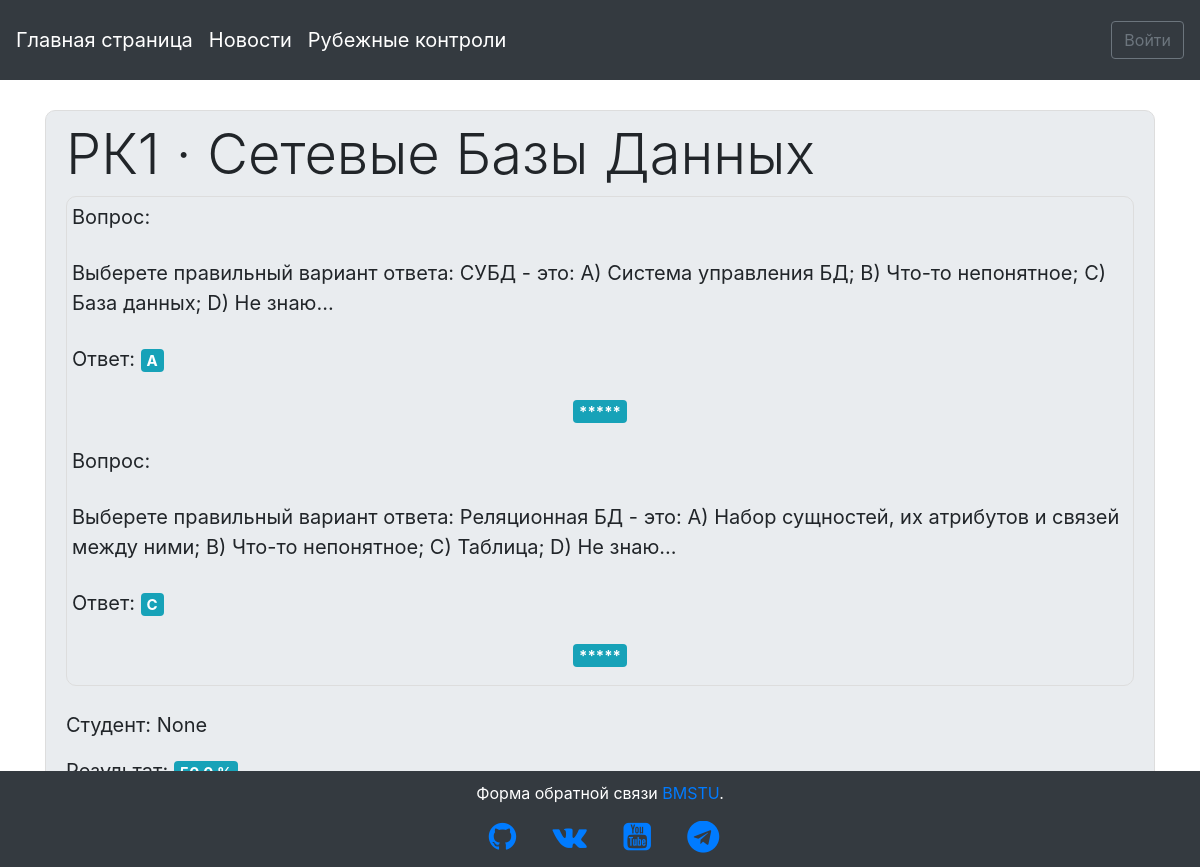
The page /rk/results/18 on the database its author committed.
### questiontest/models.py (models this page shows, shortened)
class RKResult(models.Model):
    student = models.ForeignKey(
            settings.AUTH_USER_MODEL,
            on_delete=models.CASCADE,
            verbose_name = "Студент"
        )
    rk = models.ForeignKey(RK, on_delete=models.CASCADE, verbose_name="РК", null=True)
    result = models.CharField(max_length=5, verbose_name="Результат в '%'", default="100%")
    answers = models.CharField(max_length=255, verbose_name="Ответы студента", default="[A, A]")
    date = models.DateTimeField(auto_now=True, verbose_name='Дата выполнения')

class RK(models.Model):
    name = models.CharField(max_length=255, verbose_name="Название РК", default="РК1")
    disciple = models.ForeignKey(Disciple, on_delete=models.CASCADE, verbose_name="Дисциплина", null=True)
    date_start = models.DateTimeField(default=now, verbose_name='Дата начала')
    date_stop = models.DateTimeField(verbose_name='Дата окончания', default=(now() + timedelta(days=3)))

class Question(models.Model):
    A = 'A'
    B = 'B'
    C = 'C'
    D = 'D'
    ANSWERS_CHOICES = (
        (A, 'A'),
        (B, 'B'),
        (C, 'C'),
        (D, 'D')
    )
    name = models.CharField(max_length=255, verbose_name="Название вопроса", default="Некоторый вопрос")
    body = models.TextField(verbose_name="Содержание вопроса", default="Выберете правильный вариант ответа...")
    answer_true = models.CharField(max_length=1, choices=ANSWERS_CHOICES, default='A', verbose_name="Вариант правильного ответа")
    rk = models.ForeignKey(RK, on_delete=models.CASCADE, verbose_name="Контрольные вопросы", null=True)

### attendance_control/models.py (models this page shows)
class Disciple(models.Model):
    name = models.CharField(max_length=255, verbose_name='Название предмета')
    teacher = models.ForeignKey(CustomUser, on_delete=models.CASCADE, verbose_name="Преподаватель")
    def __str__(self):
        return self.name

### users/models.py (models this page shows, shortened)
class CustomUser(AbstractUser):
    date_of_birth = models.DateTimeField(verbose_name='Дата рождения', default=date.today)
    full_name = models.CharField(max_length=255, verbose_name='ФИО', null=True)
    phone_no = models.CharField(max_length=255, verbose_name='Контактный телефон', default='+7-499-555-55-55')
    STUDENT = 'СТ'
    TEACHER = 'ПР'
    ROLE_CHOICES = (
        (STUDENT, 'Студент'),
        (TEACHER, 'Преподаватель')
    )
    user_role = models.CharField(max_length=2,
        choices=ROLE_CHOICES,
        default=STUDENT,
        verbose_name='Роль пользователя'
    )
    IU1 = 'ИУ1'
    IU2 = 'ИУ2'
    IU3 = 'ИУ3'
    IU4 = 'ИУ4'
    IU5 = 'ИУ5'
    IU6 = 'ИУ6'
    IU7 = 'ИУ7'
    IU8 = 'ИУ8'
    STUDENT_GROUP_CHOICES = (
        (IU1, 'ИУ-1'),
        (IU2, 'ИУ-2'),
        (IU3, 'ИУ-3'),
        (IU4, 'ИУ-4'),
        (IU5, 'ИУ-5'),
        (IU6, 'ИУ-6'),
        (IU7, 'ИУ-7'),
        (IU8, 'ИУ-8')
    )
    student_group = models.CharField(max_length=3,
        choices=STUDENT_GROUP_CHOICES,
        verbose_name='Группа студента',
        default=IU6
    )
    """
    if user_role == STUDENT:
        user_group = ForeignKey(
        Student_group,
        on_delete=models.CASCADE,
        verbose_name = "Группа студента"
    )
    """

### questiontest/views.py (the view)
# urls.py: path('results/<int:pk>', views.RKResultDetail, name="rk_result"),
def RKResultDetail(request, **kwargs):
    obj = RKResult.objects.get(pk=kwargs.get("pk"))
    rk_questions = obj.rk.question_set.all()
    rk_questions = [el.body for el in rk_questions]
    rk_answers = list(ast.literal_eval(obj.answers))
    context = {'rk': obj, 'questions_answers': list(zip(rk_questions, rk_answers))}
    return render(request, "rk_result.html", context=context)

### templates/rk_result.html
{% extends 'base.html' %}
{% block content %}
  <div class="content-section" style="height: 100%;">
    <h2 class="display-4">{{ rk.rk.name }} &middot; {{ rk.rk.disciple }}</h2>
    <div class="media-body">
      <div class="media-body-body" style="border: 1px solid #dddddd; border-radius: 10px;">
        {% for quest, answ in questions_answers %}
          <p class="text-body" style="padding: 5px;">Вопрос:</p>
          <p class="text-body" style="padding: 5px;">{{ quest }}</p>
          <p class="text-body" style="padding: 5px;">Ответ: <span class="badge badge-info">{{ answ }}</span></p>
          <p style="text-align: center;"><span class="badge badge-info">*****</span></p>
        {% endfor %}
      </div>
      <br>
      <p class="text-body">Студент: {{ rk.student.full_name }}</p>
      <p class="text-body">Результат: <span class="badge badge-info">{{ rk.result }}</span></p>
    </div>
    <p><a class="btn btn-light ml-2" href="{% url 'rk_list' %}">Вернуться к списку РК</a></p>
  </div>
{% endblock content %}

### static/css/base.css (style rules this page uses)
.content-section { height: 850px; width: auto; background: #e9ecef; padding: 10px 20px; border: 1px solid #dddddd; border-radius: 10px; margin-bottom: 20px; }
.content-section p { font-size: 20px; }
body { background-image: url(http://iu1ni.bmstu.ru/imgs/mstu-logo.png); background-repeat: no-repeat; background-position: center 460px; background-size: 25%; background-color: #ffffff; background-attachment: fixed; }

### rows shown on the page
RKResult: rk.name "РК1", rk.disciple "Сетевые Базы Данных", student.full_name "None"
Question: questions_answers "Выберете правильный вариант ответа: СУБД - это: А) Система управления БД; B) Что-то непонятное; C) База данных; D) Не знаю..."
Question: questions_answers "Выберете правильный вариант ответа: Реляционная БД - это: А) Набор сущностей, их атрибутов и связей между ними; B) Что-то непонятное; C) Таблица; D) Не знаю..."

### other values the page prints
{{ answ }} "A" "C"
